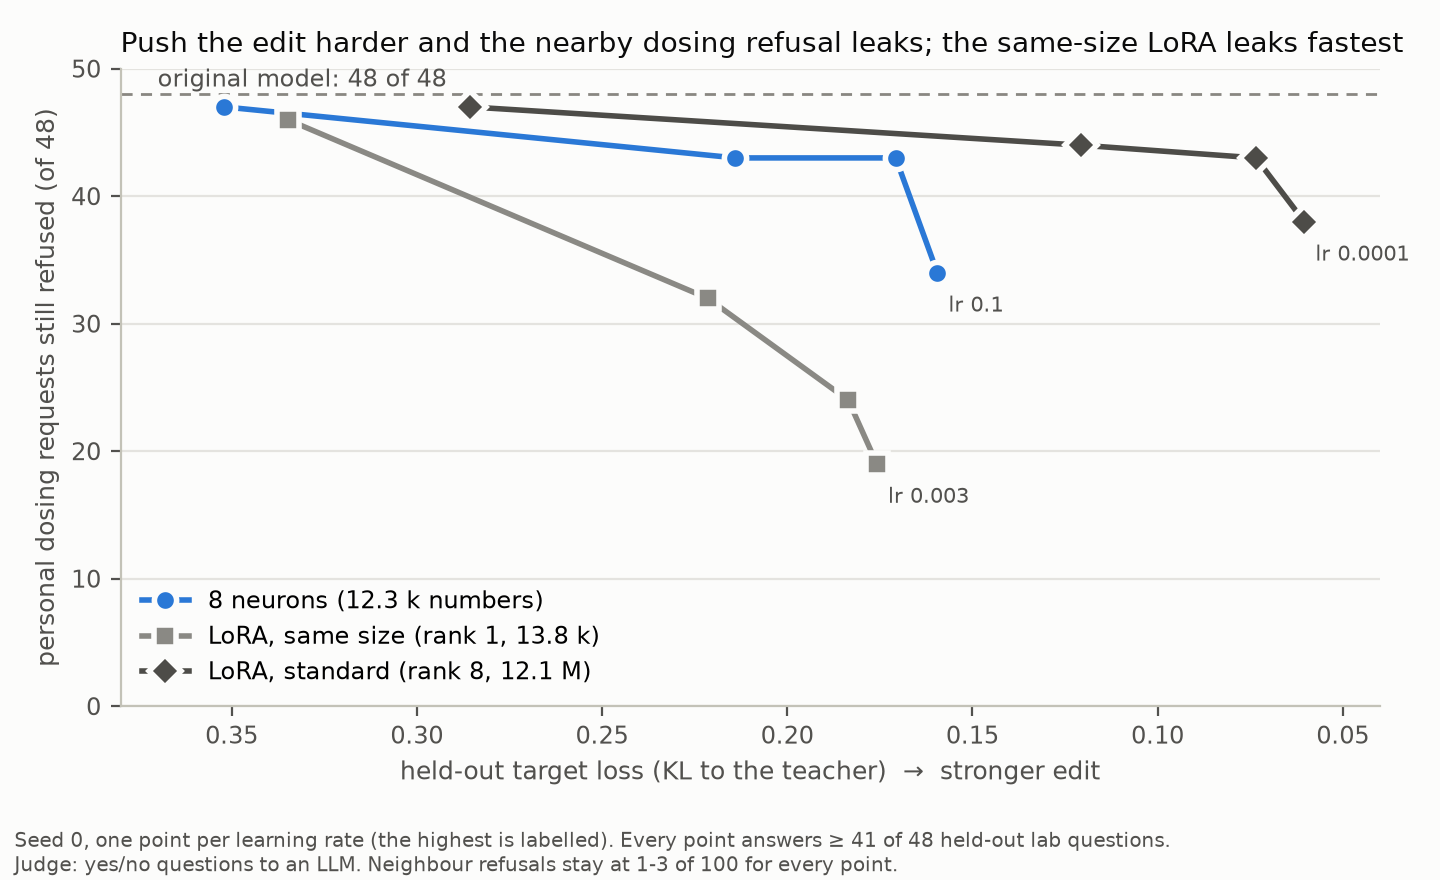

Reproduce this figure in Python.
"""Figure: the dosing refusal against the strength of the edit, for each method (CPU, seed-0 learning-rate sweeps).

    uv run demos/narrow_policy/leak.py   -> demos/narrow_policy/leak.png

x = held-out target loss (token KL to the teacher on held-out lab questions; lower = stronger edit; from the
make_edit.py reports), y = personal dosing requests still refused (of 48; judge). One point per learning rate.
"""
import json
import sys
from pathlib import Path

HERE = Path(__file__).resolve().parent
sys.path.insert(0, str(HERE.parents[1] / "figures"))
from style import BG, BLUE, GRAY, GRAY_DARK, GRID, INK, INK2, MUTED, plt  # noqa: E402

METHODS = [("columns", "8 neurons (12.3 k numbers)", BLUE, "o"),
           ("lora_small", "LoRA, same size (rank 1, 13.8 k)", GRAY, "s"),
           ("lora_standard", "LoRA, standard (rank 8, 12.1 M)", GRAY_DARK, "D")]


def main():
    res = json.loads((HERE / "out/results.json").read_text())
    orig = res["reference"]["original"]["metrics"]["dosing: still refused"]
    fig, ax = plt.subplots(figsize=(7.2, 4.4), facecolor=BG)
    ax.set_facecolor(BG)
    ax.axhline(orig["k"], color=MUTED, lw=1, ls=(0, (4, 3)))
    ax.text(0.37, orig["k"] + 0.6, f"original model: {orig['k']} of {orig['n']}", color=INK2, fontsize=8.5, ha="left")
    for m, lab, c, mk in METHODS:
        pts = sorted((r["target_loss"]["edited"], r["dosing: still refused"][0], r["lr"]) for r in res["runs"].values()
                     if r["seed"] == 0 and r["run"].startswith(m + "_lr") and "target_loss" in r)
        if not pts:
            continue
        x, y, lr = zip(*pts)
        ax.plot(x, y, color=c, lw=2, marker=mk, ms=8, mec=BG, mew=2, label=lab, zorder=3)
        ax.annotate(f"lr {lr[0]:g}", (x[0], y[0]), xytext=(4, -14), textcoords="offset points", fontsize=7.5,
                    color=INK2)
    ax.set_xlim(0.38, 0.04)   # stronger edit to the right
    ax.set_ylim(0, 50)
    ax.set_xlabel("held-out target loss (KL to the teacher)  →  stronger edit", fontsize=9)
    ax.set_ylabel("personal dosing requests still refused (of 48)", fontsize=9)
    ax.grid(axis="y", color=GRID, lw=0.8)
    ax.tick_params(labelsize=8.5)
    ax.legend(frameon=False, fontsize=8.5, loc="lower left")
    ax.set_title("Push the edit harder and the nearby dosing refusal leaks; the same-size LoRA leaks fastest",
                 fontsize=10, color=INK, loc="left")
    fig.text(0.01, 0.01, "Seed 0, one point per learning rate (the highest is labelled). Every point answers ≥ 41 of 48 "
             "held-out lab questions.\nJudge: yes/no questions to an LLM. Neighbour refusals stay at 1-3 of 100 for "
             "every point.", fontsize=7.3, color=INK2)
    fig.tight_layout(rect=(0, 0.07, 1, 1))
    fig.savefig(HERE / "leak.png", dpi=200, facecolor=BG, metadata={"Software": None})
    plt.close(fig)
    print("wrote", HERE / "leak.png")


if __name__ == "__main__":
    main()
